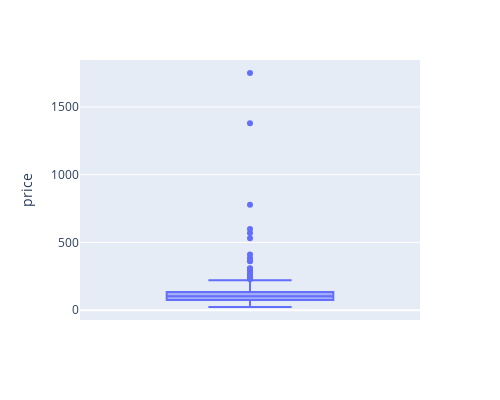

Write notebook code for a chart like this one.
### Code cell
import plotly.express as px

fig = px.box(df, y="price")
fig.update_layout(
    autosize=False,
    width=500,
    height=400
)
fig.show()

### Figure 1 — Plotly figure (JSON) as saved in the notebook; plotly's stock layout.template omitted (floating-point values rounded to 4 significant figures; data arrays with more than 128 entries replaced by an {"elided": "..."} marker saying what was removed)
{"data": [{"alignmentgroup": "True", "hovertemplate": "price=%{y}<extra></extra>", "legendgroup": "", "marker": {"color": "#636efa"}, "name": "", "notched": false, "offsetgroup": "", "orientation": "v", "showlegend": false, "type": "box", "x0": " ", "xaxis": "x", "y": {"elided": "344 int values"}, "y0": " ", "yaxis": "y"}], "layout": {"autosize": false, "boxmode": "group", "height": 400, "legend": {"tracegroupgap": 0}, "margin": {"t": 60}, "width": 500, "xaxis": {"anchor": "y", "domain": [0, 1]}, "yaxis": {"anchor": "x", "domain": [0, 1], "title": {"text": "price"}}}}
